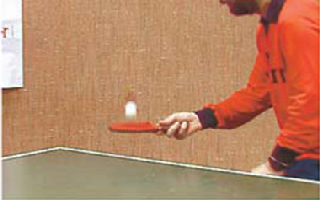
#> input picture f1.bmp, 320 x 200 px
$ python main.py
#> lines starting #> are read from the running program, lines starting #| are printed output that depends on the picture
import numpy as np
import cv2
import pandas as pd
import numpy as np
import matplotlib.pyplot as plt
import copy


maxShift = 2


# assignment stage
# [21 lines left out: functions assignment, update, not called in this run]


''' finding the weights '''
# [40 lines left out: function find_weights, not called in this run]


img1 = cv2.imread('f1.bmp', 0)
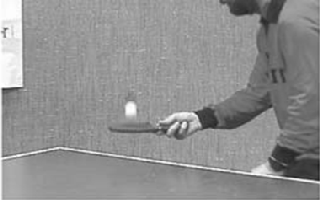
#> img1: shape (200, 320); min 31, max 255, mean 143.8
img2 = cv2.imread('f2.bmp', 0)
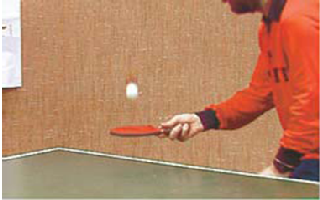
#> input picture f2.bmp, 320 x 200 px
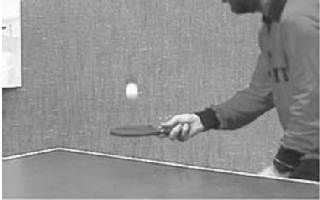
#> img2: shape (200, 320); min 35, max 255, mean 144.3

k = int(input("Enter the value of k: "))
#> the answer given: 3


def kmeans(img):
    px = []
    py = []
    pi = []

    rows1 = img.shape[0]
#> rows1 = 200
    cols1 = img.shape[1]
#> cols1 = 320

    for i in range(rows1):
        for j in range(cols1):
            px.append(i)
            py.append(j)
            pi.append(img[i,j])
#> after the loop, pi = 64000 items; px = 64000 items; py = 64000 items

    dfPixels = pd.DataFrame({
        'x': px,
        'y': py,
        'i': pi
    })
#> dfPixels = table of 64000 rows and 3 columns

    cx = []
    cy = []

    c1 = int(rows1/k)
#> c1 = 66
    c2 = int(cols1/k)
#> c2 = 106
    print(c1,c2)
#| 66 106

    for i in range(0, rows1, k):
        for j in range(0, cols1, k):
            cx.append(int(k/2) + i)
            cy.append(int(k/2) + j)
#> after the loop, cx = 7169 values from 1 to 199


    mx = []
    my = []
    mz = []
    mn = []
    mp = []

    tempX = []
    tempY = []
    tempZ = []
    tempP = []

    for i in range(0, rows1, k):
        for j in range(0, cols1, k):
            for ti in range(k):
                if ti+i <= rows1 and ti+j <= cols1:
                    tempX.append(i+ti)
                    tempY.append(j+ti)
                    tempZ.append(img[i+ti, j+ti])
            for ti in range(k):
                for tj in range(k):
                    if ti + i <= rows1 and tj + j <= cols1:
                        tempP.append([i+ti, j+tj, img[i+ti, j+tj]])

            mx.append( int(np.mean(tempX)) + 1)
            my.append( int(np.mean(tempY)) + 1)
            mz.append( int(np.mean(tempZ)) + 1)
            mn.append(len(tempX)*len(tempY))
            mp.append( tempP)
            tempZ = []
            tempX = []
            tempY = []
            tempP = []
#> after the loop, mn = 106 values from 9 to 9; mp = 106 items; mx = 106 values from 2 to 2; my = 106 values from 2 to 317; mz = 106 values, max 252 at index 3, min 65 at index 80, mean 148.2


    centroidMeans = {
        i+1:[mx[i], my[i], mz[i], mn[i], mp[i]]
        for i in range(len(mz))
    }

    weights = find_weights(centroidMeans)

    dfPixels = assignment(dfPixels, centroidMeans, weights)
    #print(dfPixels)
    # print(len(dfPixels[dfPixels['closest'] == 40]['i']))


    countIteration = 0
    reCalCount = 0


    while True:
        countIteration = countIteration + 1
        reCalCount = reCalCount + 1
        print("iteration : ", countIteration)

        closest_centroids = dfPixels['closest'].copy(deep=True)
        centroidMeans = update(centroidMeans, dfPixels)
        dfPixels = assignment(dfPixels, centroidMeans, weights)
        if closest_centroids.equals(dfPixels['closest']):
            break


    for i in centroidMeans.keys():
        tempP = []
        tempP.append([dfPixels[dfPixels['closest'] == i]['x'], dfPixels[dfPixels['closest'] == i]['y'], dfPixels[dfPixels['closest'] == i]['i']])
        centroidMeans[i][4] = tempP
    return [dfPixels, centroidMeans]


#> (the run stopped early here; a loop or call above may not have finished)
